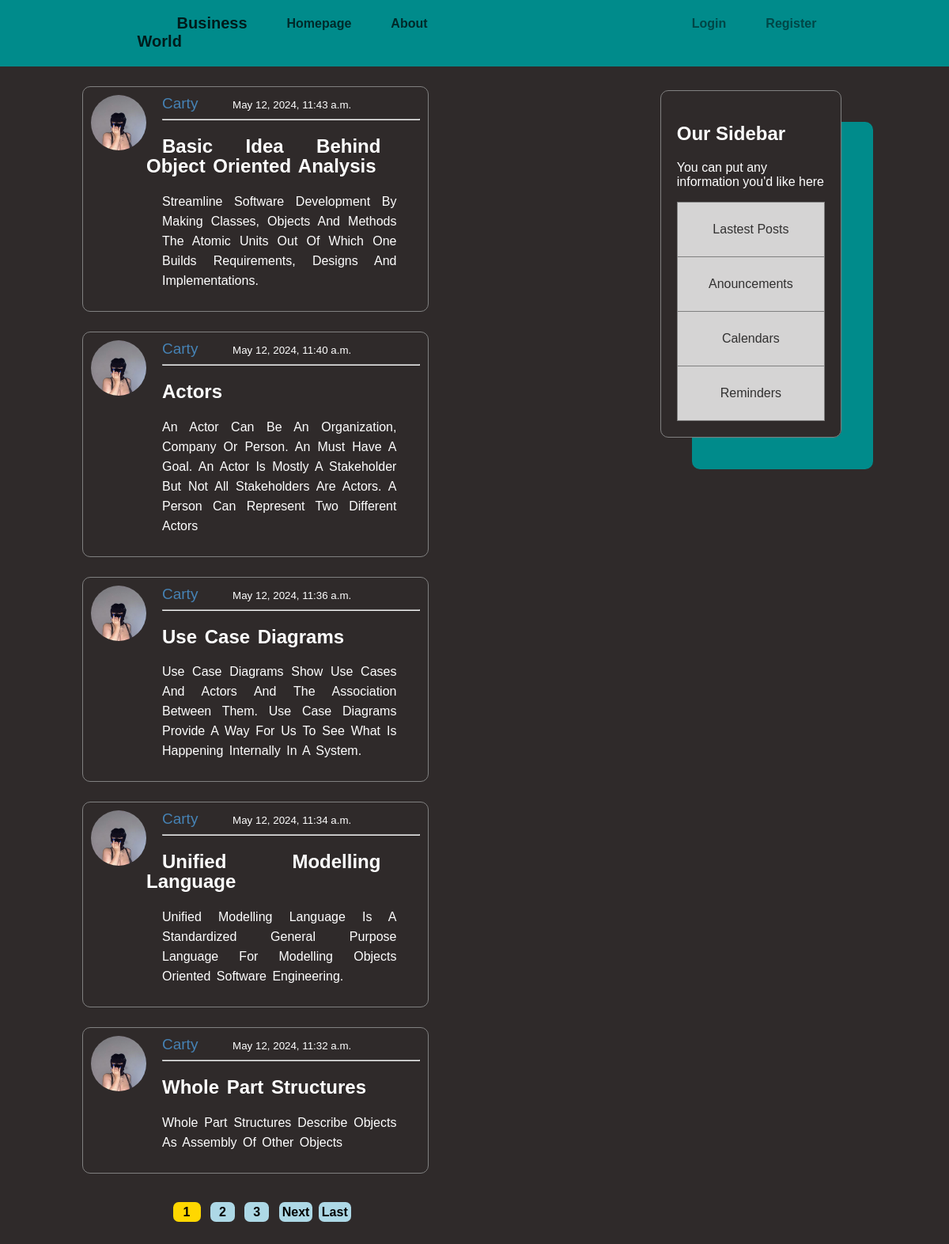
The page / on the database its author committed.
### Blog/models.py (models this page shows, shortened)
class Posts(models.Model):
    title = models.CharField(max_length= 100)
    content = models.TextField()
    date_published = models.DateTimeField(default = timezone.now)
    author = models.ForeignKey(User, on_delete = models.CASCADE)

### Users/models.py (models this page shows, shortened)
class Profile(models.Model):
    user = models.OneToOneField(User, on_delete=models.CASCADE)
    image = models.ImageField(default='default.jpg', upload_to= 'profile_picture')

### Blog/views.py (the view)
# urls.py: path('', PostListView.as_view(), name="blog-home"),
class PostListView(ListView):
    model = Posts
    template_name = 'Blog/homepage.html'
    context_object_name = 'posts'
    ordering = '-date_published'
    paginate_by = 5

### Blog/templates/Blog/homepage.html (shortened to what this page needs)
{% extends "Blog/base.html" %}
{% block content %}
    {% for post in posts %}
    <div class = "posts">
        <div class="sub-container">
            <img class='user-profile-pic' src="{{post.author.profile.image.url}}">
            <span><a class = "author-name" href="{% url 'user-posts' post.author.username %} ">{{post.author}}</a></span><small> {{post.date_published}} </small>
        </div><hr/>
        <div class="linkncontent">
            <h2><a class="a-tag" href="{% url "post-detail" post.id %}">{{post.title}}</a></h2>
            <p id = "post-content"> {{post.content}} </p>
        </div>
    </div>
    {% endfor %}
    {% if is_paginated%}
        <div class="pagination">
            {% for page in page_obj.paginator.page_range%}
                {% if page_obj.number == page %}
                    <strong class="back"><a class="current-page" href="?page={{ page }}">{{ page }}</a></strong>
                {% elif page > page_obj.number|add:'-3'  and  page < page_obj.number|add:'3'%}
                    <strong class="back"><a class="next-pages" href="?page={{ page }}">{{ page }}</a></strong>
                {% endif %}
            {% endfor %}
            {% if page_obj.has_next %}
                <strong class="back">
                    <a class="pages" href="?page={{ page_obj.next_page_number }} ">Next</a>
                    <a class="pages" href="?page={{ page_obj.paginator.num_pages }}">Last</a>
                </strong>
            {% endif %}
        </div>
    {% endif %}
{% endblock content %}

### Blog/templates/Blog/base.html (shortened to what this page needs)
{% load static %}
<!doctype html>
<html lang='en'>
<head>
<link rel='stylesheet' type="text/css" href="{% static 'Blog/styling.css' %}">
</head>
<body>
    <header>
        <div class="webmap">
            <h3 class='Business-World'><a href=' {% url "blog-home" %}'>Business World </a></h3>
            <h3 class='homepage'><a href=' {% url "blog-home" %}'>Homepage</a></h3>
            <h3 class='about-about'><a href=' {% url "blog-about" %}'>About</a></h3>
        </div>
        <div class="lognreg">
            {% if user.is_authenticated %}
                <h3 class="profile"> <a href=' {% url "create-post" %}'>Add Post</a></h3>
                <h3 class="profile"> <a href=' {% url "profile" %}'>Profile</a></h3>
                <h3 class="logout"> <a href=' {% url "logout" %}'>Logout</a></h3>
            {% else %}
                <h3 class="login"> <a href=' {% url "login" %}'>Login</a></h3>
                <h3 class="register"> <a href=' {% url "register" %}'>Register</a></h3>
            {% endif %}
        </div>
    </header>
    <main>
        <div class='full-container'>
            <div class='user'>
                {% block content %}{% endblock content %}
            </div>
            <div class="sidebar">
                <h2> Our Sidebar </h2>
                <p> You can put any information you'd like here </p>
                <table class="info">
                    <tr>
                        <td> Lastest Posts </td>
                    </tr>
                    <tr>
                        <td> Anouncements </td>
                    </tr>
                    <tr>
                        <td> Calendars </td>
                    </tr>
                    <tr>
                        <td> Reminders </td>
                    </tr>
                </table>
            </div>
        </div>
    </main>
</body>
</html>

### Blog/static/Blog/styling.css (style rules this page uses)
body { background-color: rgb(47, 42, 42); overflow-x: hidden; color: white; width: 100%; height: 100%; }
* { box-sizing:border-box; text-decoration: none; font-weight: 100px; font-family: 'Trebuchet MS', 'Lucida Sans Unicode', 'Lucida Grande', 'Lucida Sans', Arial, sans-serif; }
header { display:flex; justify-content: space-around; background-color:darkcyan; margin-top: -10px; min-width: 100vw; margin-left: -10px; }
main { width:100%; }
.webmap { display: flex; justify-content: space-around; max-width: 25vw; }
.lognreg { display: flex; justify-content: right; opacity: 0.7; }
.full-container { display:flex; justify-content: space-around; width:100%; padding : 0px 12% 0px 8%; }
.user { width: 100%; }
.sub-container { width: 100%; }
a { color:black; margin-left: 50px; }
.posts { text-align: justify; border: 1px solid gray; margin-top: 25px; padding: 10px; border-radius: 10px; width: 60%; }
.sidebar { padding: 20px; border-radius: 10px; border: 1px solid gray; margin-top: 30px; height: 50%; box-shadow: 40px 40px darkcyan; width: 30%; }
.info { border-collapse: collapse; width: 100%; }
td, tr { border: 1px solid gray; padding: 25px; background-color: white; width: 100%; text-align: center; opacity: 0.8; color: black; }
span { font-size: 19px; color:steelblue; margin-right: 40px; }
.Business-World { font-size: 20px; opacity: 0.8; }
.about-about, .homepage, .login, .register { opacity: 0.7; font-size: 16px; margin-top: 23px; }
strong { color:steelblue; margin-left: 20%; }
.user-profile-pic { display:float; float: left; width: 70px; height:70px; border-radius: 35px; margin-right: 20px; }
.a-tag { color: white; margin: 0px; }
.linkncontent { padding-left: 70px; width: 100%; padding-right: 50px; word-spacing: 3px; line-height: 25px; text-transform: capitalize; }
#post-content { margin-left: 20px; width: 100%; }
.pagination { position: relative; font-weight: 50px; font-size: 16px; color: black; margin: 40px 0px; padding-left: 15%; }
.pages { width: 50px; border: 1px solid transparent; background-color: lightblue; padding: 3px; margin-left: 3px; border-radius: 7px; }
.current-page { background-color: gold; padding: 3px 12px; width: 50px; border: 1px solid transparent; margin-left: 0px; border-radius: 7px; }
.back { margin-left: 5px; }
.next-pages { padding: 3px 10px; width: 50px; border: 1px solid transparent; background-color: lightblue; margin-left: 3px; border-radius: 7px; }
.author-name { color: steelblue; margin-left: 0px; }

### rows shown on the page
Posts: author.profile.image (picture), author "Carty", date_published "May 12, 2024, 11:43 a.m.", title "Basic Idea Behind Object Oriented Analysis", content "Streamline Software Development By Making Classes, Objects And Methods The Atomic Units Out Of Which One Builds Requirements, Designs And Implementations."
Posts: author.profile.image (picture), author "Carty", date_published "May 12, 2024, 11:40 a.m.", title "Actors", content "An Actor Can Be An Organization, Company Or Person. An Must Have A Goal. An Actor Is Mostly A Stakeholder But Not All Stakeholders Are Actors. A Person Can Represent Two Different Actors"
Posts: author.profile.image (picture), author "Carty", date_published "May 12, 2024, 11:36 a.m.", title "Use Case Diagrams", content "Use Case Diagrams Show Use Cases And Actors And The Association Between Them. Use Case Diagrams Provide A Way For Us To See What Is Happening Internally In A System."
Posts: author.profile.image (picture), author "Carty", date_published "May 12, 2024, 11:34 a.m.", title "Unified Modelling Language", content "Unified Modelling Language Is A Standardized General Purpose Language For Modelling Objects Oriented Software Engineering."
Posts: author.profile.image (picture), author "Carty", date_published "May 12, 2024, 11:32 a.m.", title "Whole Part Structures", content "Whole Part Structures Describe Objects As Assembly Of Other Objects"

### other values the page prints
{{ page }} "1"
{{ page }} "2" "3"
